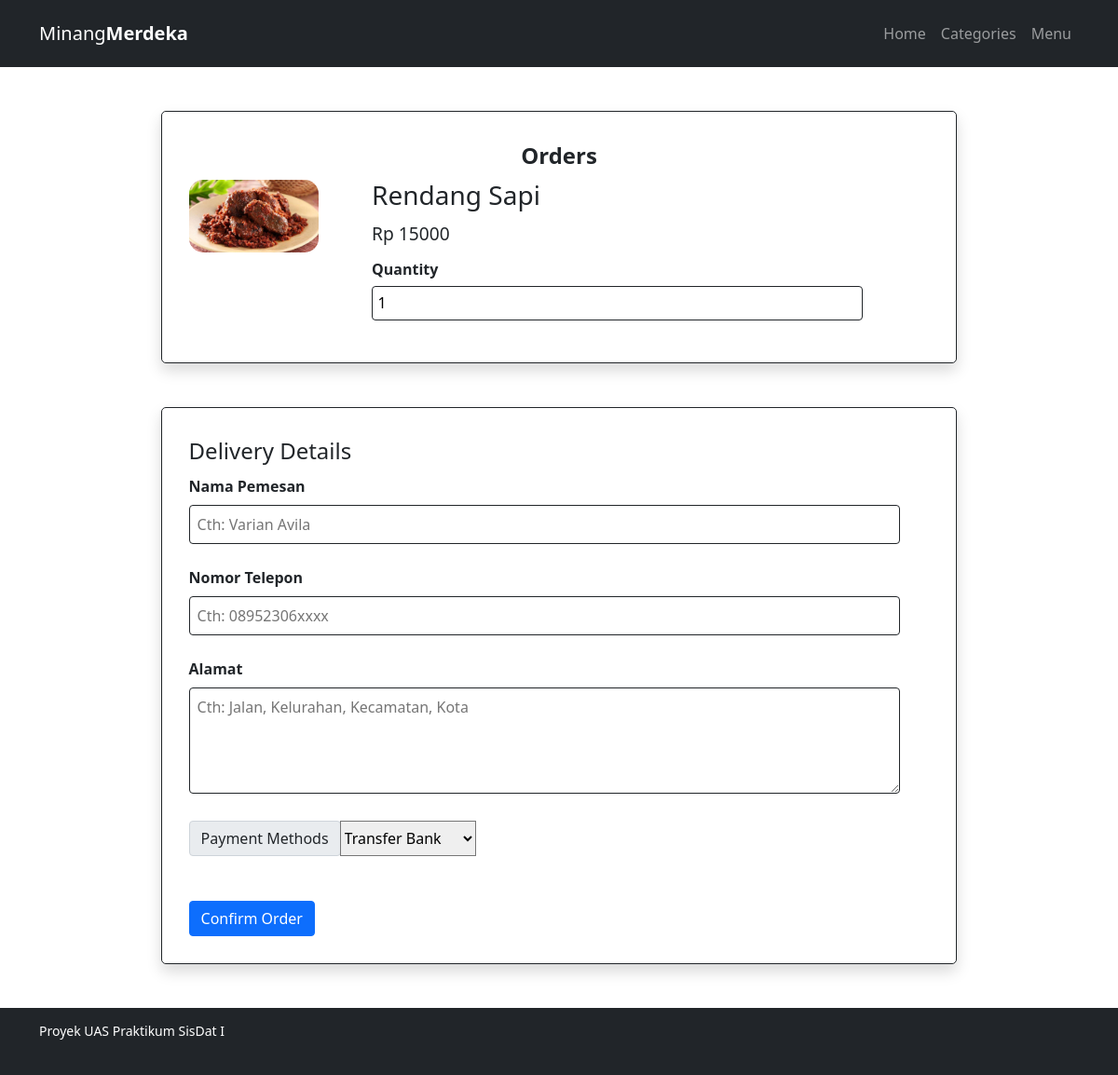
The page /orders.php?id=101 on the database its author committed.
### tables this page shows
CREATE TABLE `menu` (
  `id_menu` int NOT NULL,
  `id_kategori` int NOT NULL,
  `nama` varchar(30) NOT NULL,
  `nama_gambar` varchar(50) NOT NULL,
  `deskripsi` text NOT NULL,
  `harga` int NOT NULL,
  `status` varchar(50) NOT NULL
);

### orders.php (the view, shortened to what this page needs)
<?php include("partials-front/header.php"); ?>
    <section class="cart">
        <div class="container">
            <?php
                if(isset($_GET['id'])){
                    $id = $_GET['id'];
                    $sql = "SELECT * FROM menu WHERE id_menu = $id";
                    $result = mysqli_query($conn, $sql);
                    $row = mysqli_fetch_assoc($result);
                    $nama = $row['nama'];
                    $gambar =  ($row['nama_gambar']);
                    $harga = ($row['harga']);
                }
                else{
                    echo "<script>alert('Pilih menu terlebih dahulu!');window.location='index.php';</script>";
                }
            ?>
            <form action="" method="post" class="order" autocomplete="off">
                <fieldset class="shadow">
                    <legend class="text-center"><strong>Orders</strong></legend>
                    <div class="row">
                        <div class="food-menu-img">
                            <img src="images/menu/<?php echo $gambar; ?>" alt="Chicke Hawain Pizza" class="img-responsive img-curve">
                        </div>
                        <div class="food-menu-desc">
                            <h3><?php echo $nama; ?></h3>
                            <p class="food-price">Rp <?php echo $harga; ?></p>
                            <div class="order-label">Quantity</div>
                            <input type="number" name="qty" class="input-responsive" min="1" value="1" required>
                        </div>
                    </div>
                </fieldset>
                <fieldset class="shadow">
                    <legend>Delivery Details</legend>
                    <div class="order-label">Nama Pemesan</div>
                    <input type="text" name="full-name" placeholder="Cth: Varian Avila" class="input-responsive" required>
                    <div class="order-label">Nomor Telepon</div>
                    <input type="tel" name="contact" placeholder="Cth: 08952306xxxx" class="input-responsive" required>
                    <div class="order-label">Alamat</div>
                    <textarea name="address" rows="4" placeholder="Cth: Jalan, Kelurahan, Kecamatan, Kota" class="input-responsive" required></textarea>
                    <div class="input-group mb-5">
                        <div class="input-group-prepend">
                            <label class="input-group-text" for="inputGroupSelect01">Payment Methods</label>
                        </div>
                        <select class="custom-select" id="inputGroupSelect01" name="payment">
                            <option value="Transfer Bank" selected>Transfer Bank</option>
                        </select>
                    </div>
                    <input type="submit" name="submit" value="Confirm Order" class="btn btn-primary">
                </fieldset>
            </form>
        </div>
    </section>
<?php include('partials-front/footer.php'); ?>

### css/style.css (style rules this page uses)
.img-responsive { width: 100%; }
.img-curve { border-radius: 15px; }
.food-menu-img { height: 50%; object-fit: cover; width: 20%; float: left; }
.food-menu-img img { height: 100%; object-fit: cover; }
.food-menu-desc { width: 70%; float: left; margin-left: 4%; }
.food-price, .total-food-price { font-size: 1.2rem; margin: 2% 0; }
.order { width: 85%; margin: 0 auto; }
.input-responsive { width: 96%; padding: 1%; margin-bottom: 3%; border: none; border-radius: 5px; font-size: 1rem; }
.order-label { margin-bottom: 1%; font-weight: bold; }
fieldset { border: 1px solid #212529; margin: 5%; padding: 3%; border-radius: 5px; }
.cart input[type="text"], .cart input[type="number"], .cart input[type="email"], .cart input[type="tel"], .cart textarea { border: 0.5px solid #212529; border-radius: 4px; }

### rows shown on the page
menu: nama_gambar (picture), nama "Rendang Sapi", harga "15000"
